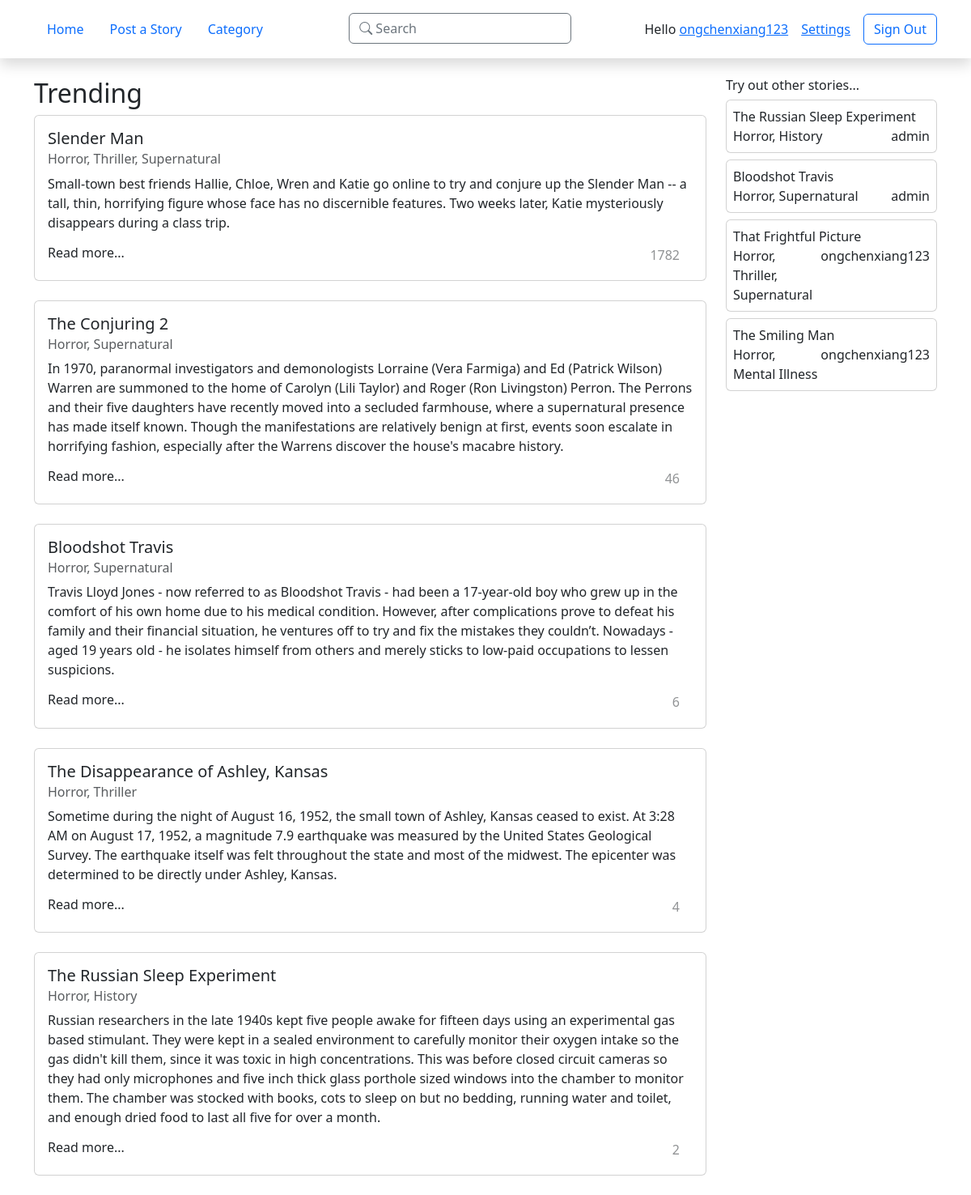
Page /oldstimes/ (signed in) on the committed database.
### old_straits_times/models.py (models this page shows, shortened)
class Author(AbstractUser):
    bio = RichTextField()
    country = models.CharField(max_length=60, default="", blank=True, null=True)
    avatar = ResizedImageField(size=[400,400],
                               default="avatars/none/default.png",
                               upload_to=path_and_rename,
                               null=True,
                               blank=True)
    social1 = models.CharField(max_length=120, default="", blank=True, null=True)
    social2 = models.CharField(max_length=120, default="", blank=True, null=True)
    social3 = models.CharField(max_length=120, default="", blank=True, null=True)
    social4 = models.CharField(max_length=120, default="", blank=True, null=True)

class Story(models.Model):
    title = models.CharField(max_length=50)
    author = models.ForeignKey(Author, on_delete=models.CASCADE)
    genre = models.ManyToManyField(Genre, blank=True)
    abstract = models.TextField(max_length=250, blank=True,
                                   validators=[MaxLengthValidator(250)])
    date_published = models.DateTimeField('date published', auto_now_add=True)
    date_last_updated = models.DateTimeField('date last updated')
    views_total = models.IntegerField(default=0)
    is_private = models.BooleanField(default=False)
    content = RichTextField()
    def get_views_total(self):
        return f'{self.views_total:3}'
    def get_genre(self):
        return ", ".join([s.name for s in self.genre.all()])
    get_genre.short_description = 'Genre'

class Genre(models.Model):
    name = models.CharField(max_length=30)

### old_straits_times/views/__init__.py (the view)
# urls.py: path('', views.index, name='index'),
def index(request):
    template_name = 'old_straits_times/index.html'
    trending_stories = Story.objects.filter(is_private=False).order_by('-views_total')[:5]
    pks = Story.objects.values_list('pk', flat=True)
    random_pks = []
    if len(pks) <= 5:
        random_pks = pks
    else:
        while len(random_pks) != 5:
            random_pk = choice(pks)
            if random_pk not in random_pks:
                random_pks.append(random_pk)
    random_stories = Story.objects.filter(id__in=random_pks, is_private=False).order_by('date_last_updated')
    return render(request, template_name, {
        'trending_stories': trending_stories,
        'random_stories': random_stories
    })

### old_straits_times/templates/old_straits_times/index.html (shortened to what this page needs)
{% extends './base.html' %}
{% block content %}
      <div class="row gx-8">
            <div class="col-12 col-md-5 col-lg-4 col-xl-3 order-md-2">
                  <h6>Try out other stories...</h6>
                  <div class="row mb-4 mb-md-0 align-items-stretch gy-2">
                        {% for story in random_stories %}
                              <a class="text-muted text-decoration-none col-6 col-md-12" href="{% url 'oldstimes:story' story.id %}">
                                    <div class="card p-2 h-100 d-flex flex-column justify-content-between">
                                          <p class="mb-0">{{ story.title }}</p>
                                          <div class="fs-7.5 d-flex justify-content-between">
                                                <p class="mb-0">{{ story.get_genre }}</p>
                                                <p class="mb-0">{{ story.author.username }}</p>
                                          </div>
                                    </div>
                              </a>
                        {% endfor %}
                  </div>
            </div>
            <div class="col order-md-1">
                  <h2>Trending</h2>
                  <div class="row row-cols-1 gx-0 gy-4">
                        {% for story in trending_stories %}
                              <a class="text-muted text-decoration-none" href="{% url 'oldstimes:story' story.id %}">
                                    <div class="card">
                                          <div class="card-body">
                                                <h5 class="card-title">{{ story.title }}</h5>
                                                <h6 class="card-subtitle mb-2 text-muted">{{ story.get_genre }}</h6>
                                                <p class="card-text">{{ story.abstract }}</p>
                                                <div class="d-flex justify-content-between">
                                                      <h6>Read more...</h6>
                                                      <div class="d-flex text-body-tertiary ">
                                                            <p id='views' class="fs-7 mb-0">{{ story.get_views_total }}</p>
                                                      </div>
                                                </div>
                                          </div>
                                    </div>
                              </a>
                        {% endfor %}
                  </div>
            </div>
      </div>
{% endblock content %}

### old_straits_times/templates/old_straits_times/base.html (shortened to what this page needs)
<!doctype html>
<html lang="en" data-bs-theme="{{ request.COOKIES.theme_color|default:'light' }}">
    <head>
        {% load static %}
        <link href="https://cdn.jsdelivr.net/npm/bootstrap@5.3.0-alpha1/dist/css/bootstrap.min.css" rel="stylesheet">
        <link rel="stylesheet" href="https://cdn.jsdelivr.net/npm/bootstrap-icons@1.10.3/font/bootstrap-icons.css">
        <link href='https://css.gg/css' rel='stylesheet'>
        {% load sass_tags %}
        <link href="{% sass_src 'old_straits_times/customs.scss' %}" rel="stylesheet" type="text/css" />
    </head>
    <body>
        <header class="sticky-top shadow bg-body">
            <div class="container">
                <div class="py-3 d-flex justify-content-between">
                    <div>
                        <nav>
                            <ul class="nav d-none d-md-flex">
                                <li class="nav-item">
                                  <a href="{% url 'oldstimes:index' %}" class="nav-link" aria-current="page">Home</a>
                                </li>
                                {% if request.user.is_authenticated %}
                                    <li class="nav-item">
                                        <a href="{% url 'oldstimes:story_post' %}" class="nav-link" aria-current="page">Post a Story</a>
                                    </li>
                                {% endif %}
                                <li class="nav-item">
                                  <a class="nav-link" href="{% url 'oldstimes:category' %}">Category</a>
                                </li>
                            </ul>
                        </nav>
                    </div>
                    <div class="d-none d-lg-block">
                        <div class="d-flex" role="search">
                            <button class="btn btn-outline-secondary text-start" data-bs-toggle="modal" data-bs-target="#searchModal" style="width: 275px;">
                                <i class="bi bi-search"></i>
                                Search
                            </button>
                        </div>
                    </div>
                    {% if request.user.is_authenticated %}
                        <div class="d-flex align-items-center">
                            <span class="pe-3">Hello <a href="{% url 'oldstimes:profile' request.user.username %}">{{ request.user.username }}</a></span>
                            <a class="pe-3" href="{% url 'oldstimes:settings_profile' %}">
                                Settings
                            </a>
                            <a class="d-none d-sm-block" href="{% url 'oldstimes:auth_logout' %}">
                                <button class="btn btn-outline-primary">Sign Out</button>
                            </a>
                        </div>
                    {% endif %}
                </div>
            </div>
        </header>
        <div class="container my-4">
            {% block content %}{% endblock content %}
        </div>
    </body>
</html>

### rows in the picture
Author: user.username "ongchenxiang123"
Story: title "The Russian Sleep Experiment", get_genre "Horror, History", author.username "admin", abstract "Russian researchers in the late 1940s kept five people awake for fifteen days using an experimental gas based stimulant. They were kept in a sealed environment to carefully monitor their oxygen intake so the gas didn't kill them, since it was toxic in high concentrations. This was before closed circuit cameras so they had only microphones and five inch thick glass porthole sized windows into the chamber to monitor them. The chamber was stocked with books, cots to sleep on but no bedding, running water and toilet, and enough dried food to last all five for over a month.", get_views_total "2"
Story: title "Bloodshot Travis", get_genre "Horror, Supernatural", author.username "admin", abstract "Travis Lloyd Jones - now referred to as Bloodshot Travis - had been a 17-year-old boy who grew up in the comfort of his own home due to his medical condition. However, after complications prove to defeat his family and their financial situation, he ventures off to try and fix the mistakes they couldn’t. Nowadays - aged 19 years old - he isolates himself from others and merely sticks to low-paid occupations to lessen suspicions.", get_views_total "6"
Story: title "That Frightful Picture", get_genre "Horror, Thriller, Supernatural", author.username "ongchenxiang123"
Story: title "The Smiling Man", get_genre "Horror, Mental Illness", author.username "ongchenxiang123"
Story: title "Slender Man", get_genre "Horror, Thriller, Supernatural", abstract "Small-town best friends Hallie, Chloe, Wren and Katie go online to try and conjure up the Slender Man -- a tall, thin, horrifying figure whose face has no discernible features. Two weeks later, Katie mysteriously disappears during a class trip.", get_views_total "1782"
Story: title "The Conjuring 2", get_genre "Horror, Supernatural", abstract "In 1970, paranormal investigators and demonologists Lorraine (Vera Farmiga) and Ed (Patrick Wilson) Warren are summoned to the home of Carolyn (Lili Taylor) and Roger (Ron Livingston) Perron. The Perrons and their five daughters have recently moved into a secluded farmhouse, where a supernatural presence has made itself known. Though the manifestations are relatively benign at first, events soon escalate in horrifying fashion, especially after the Warrens discover the house's macabre history.", get_views_total "46"
Story: title "The Disappearance of Ashley, Kansas", get_genre "Horror, Thriller", abstract "Sometime during the night of August 16, 1952, the small town of Ashley, Kansas ceased to exist. At 3:28 AM on August 17, 1952, a magnitude 7.9 earthquake was measured by the United States Geological Survey. The earthquake itself was felt throughout the state and most of the midwest. The epicenter was determined to be directly under Ashley, Kansas.", get_views_total "4"
